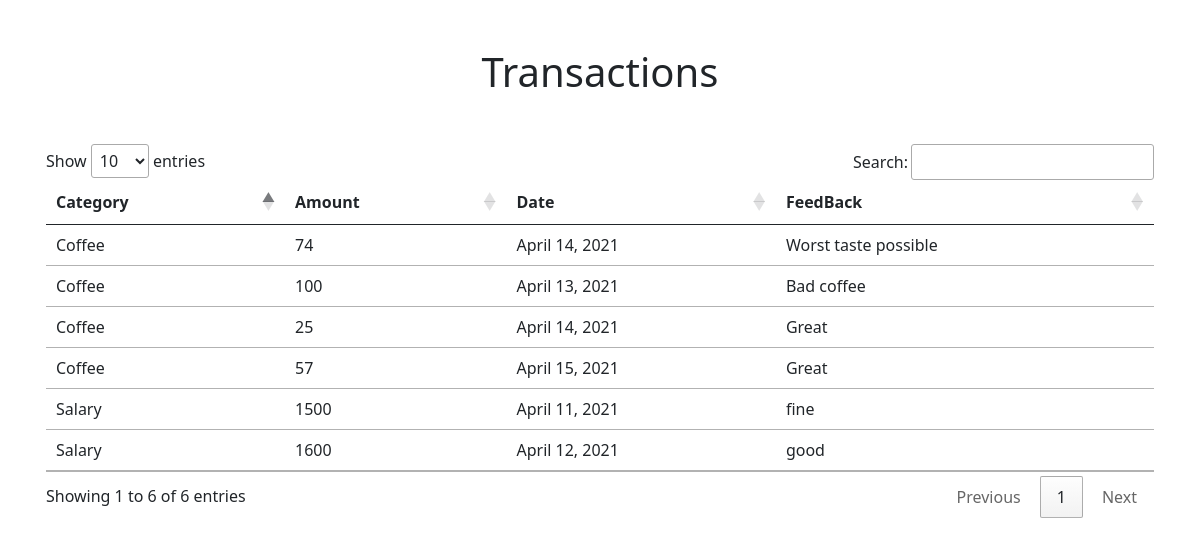
Page /transaction (signed in) on the earlier database version.
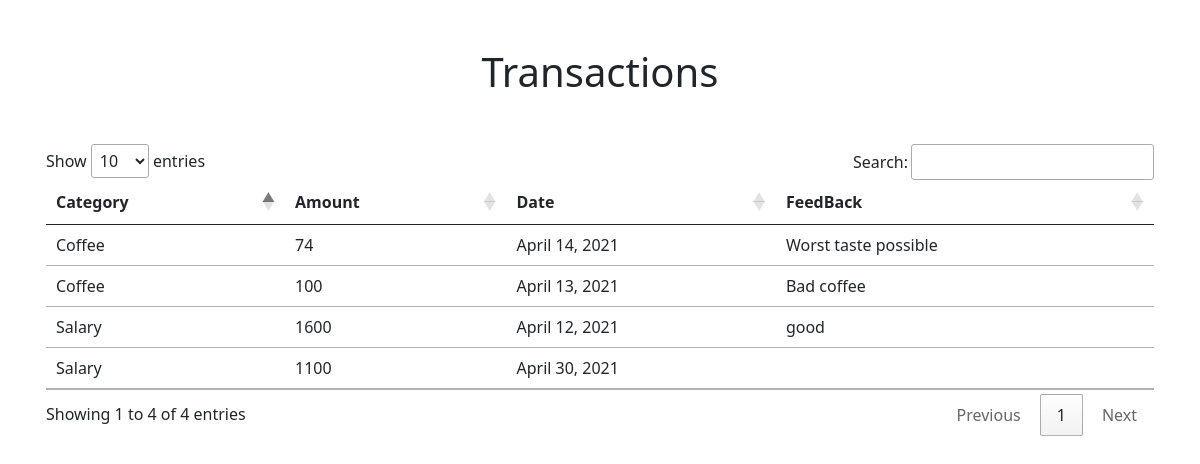
Same page on the later database version.
### management/models.py (models this page shows, shortened)
class Transaction(models.Model):
    user = models.ForeignKey(User, on_delete=models.CASCADE)
    category = models.ForeignKey(Category, on_delete=models.CASCADE)
    amount = models.IntegerField()
    date = models.DateField()
    feedback = models.TextField()
    sentiment = models.FloatField(default=0.0)

class Category(models.Model):
    user = models.ForeignKey(User, on_delete=models.CASCADE)
    category_name = models.CharField(max_length=100)
    is_expense = models.BooleanField()

### management/views.py (the view)
# urls.py: path('transaction', views.transaction, name='transaction'),
def transaction(request):
    if request.method == "POST":
        catid = request.POST.get('catid')
        catobj = Category.objects.get(pk=catid)
        amount = request.POST.get('amount')
        date = request.POST.get('date')
        feedback = request.POST.get('feedback')
        new_words = {'cushiony': 1, 'comfort': 0, 'support': 0, 'unsupportive': -1, 'lightweight': 1, 'heavyweight': -1, 'stabilize': 1, 'instability': -1, 'unresponsive': -1, 'durable': 1, 'breathable': 1, 'protective': 1, 'too': 0, 'flimsy': -1, 'freedom': 0, 'tore': -1.5, 'narrow': -1, 'strike': 0, 'right': 1.5, 'hole': -1.5, 'never': -.5,
                     'holes': -1.5, "stiff": -1, 'return': -.5, 'returning': -.5, 'issue': -1, "untied": -1, 'clunky': -1, 'stiffness': -1, 'swollen': -1, 'stylish': 1, 'rip': -1, 'returned': -.5, 'bulky': -1}  # this list specifies sentiment scores for common words that are related to running shoes, in other words it adds context to the sentiment analysis
        sid = SentimentIntensityAnalyzer()
        sid.lexicon.update(new_words)
        score = sid.polarity_scores(feedback)
        compound = score.get('compound')
        newtransaction = Transaction(
            user=request.user, category=catobj, amount=amount, date=date, feedback=feedback, sentiment=compound)
        newtransaction.save()
        return redirect('/transaction')
    else:
        dataset1 = Transaction.objects.raw(
            'SELECT distinct(id), user_id,feedback FROM management_transaction ')
        review = list()
        for entry in dataset1:
            usid = Transaction.objects.get(pk=entry.id)
            fdb = usid.feedback
            review.append('%s' % fdb)
        total = 0
        for i in review:
            new_words = {'cushiony': 1, 'comfort': 0, 'support': 0, 'unsupportive': -1, 'lightweight': 1, 'heavyweight': -1, 'stabilize': 1, 'instability': -1, 'unresponsive': -1, 'durable': 1, 'breathable': 1, 'protective': 1, 'too': 0, 'flimsy': -1, 'freedom': 0, 'tore': -1.5, 'narrow': -1, 'strike': 0, 'right': 1.5, 'hole': -1.5, 'never': -.5,
                         'holes': -1.5, "stiff": -1, 'return': -.5, 'returning': -.5, 'issue': -1, "untied": -1, 'clunky': -1, 'stiffness': -1, 'swollen': -1, 'stylish': 1, 'rip': -1, 'returned': -.5, 'bulky': -1}  # this list specifies sentiment scores for common words that are related to running shoes, in other words it adds context to the sentiment analysis
            sid = SentimentIntensityAnalyzer()
            sid.lexicon.update(new_words)
            score = sid.polarity_scores(i)
            compound = score.get('compound')
            total += compound
        alltransaction = Transaction.objects.filter(user=request.user)
        if total < -0.2:
            return render(request, 'addtransaction.html', {'alert_flag': True})
        else:
            return render(request, "transaction.html", {'alltransaction': alltransaction})

### templates/transaction.html (shortened to what this page needs)
{% load static %}
<!DOCTYPE html>
<html lang="en">
<head>
    <link rel="stylesheet" href="{% static '/css/bootstrap.css' %}">
    <link rel="stylesheet" type="text/css" href="https://cdn.datatables.net/1.10.24/css/jquery.dataTables.css">
</head>
<body>
    <div class="container mt-5">
        <h1 class="text-center mb-5">Transactions</h1>
        <table class="table table-hover" id="myTable">
            <thead>
                <tr>
                    <th scope="col">Category</th>
                    <th scope="col">Amount</th>
                    <th scope="col">Date</th>
                    <th scope="col">FeedBack</th>
                </tr>
            </thead>
            <tbody id="tbody" id="tbody">
                {% for t in alltransaction%}
                <tr>
                    <td>
                        {{t.category.category_name}}
                    </td>
                    <td>
                        {{t.amount}}
                    </td>
                    <td>
                        {{t.date}}
                    </td>
                    <td>
                        {{t.feedback}}
                    </td>
                </tr>
                {% endfor %}
            </tbody>
        </table>
    </div>
</body>
</html>

Differences in the rows shown:
removed Transaction: category.category_name "Salary", amount "1500", date "April 11, 2021", feedback "fine"
removed Transaction: category.category_name "Coffee", amount "25", date "April 14, 2021", feedback "Great"
removed Transaction: category.category_name "Coffee", amount "57", date "April 15, 2021", feedback "Great"
added Transaction: category.category_name "Salary", amount "1100", date "April 30, 2021"
Other differences:
text written by a page script: "Show entries Search: Showing 1 to 6 of 6 entries Previous 1 Next" → "Show entries Search: Showing 1 to 4 of 4 entries Previous 1 Next"
